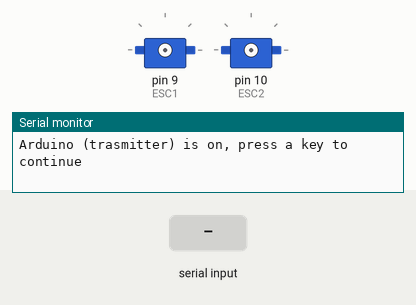
Bench run of a sketch on a simulated Arduino Uno, built with avr-gcc and run on an emulated ATmega328P. On the bench: 2 × servo, the last lines printed to the serial monitor. The test bench sets the inputs (shaded band).

Above: at 6.0 s.
6.1 s: "1" received over Serial
At 6.5 s:
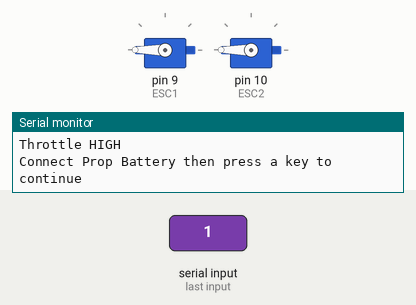
Timing chart, 0 to 9.1 s (numbered marks = the images above; inputs shaded):
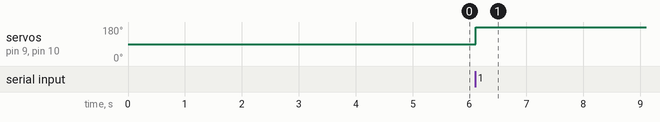

The sketch:

esc_cal.ino
```cpp
// This code is for two ESCs
#include <Servo.h>

Servo ESC1;
Servo ESC2;

void setup()
{
  delay(5000);

  Serial.begin(115200);

  Serial.println("\nArduino (trasmitter) is on, press a key to continue");
  while(!Serial.available());
  while(Serial.available()) Serial.read();

  Serial.println("Starting ESC Calibration");

  ESC1.attach(9, 1000, 2000);
  ESC2.attach(10, 1000, 2000);
  Serial.println("Throttle HIGH");
  ESC1.writeMicroseconds(2000);
  ESC2.writeMicroseconds(2000);

  Serial.println("\nConnect Prop Battery then press a key to continue");
  while(!Serial.available());
  while(Serial.available()) Serial.read();
  delay(4000);

  Serial.println("Throttle LOW");
  ESC1.writeMicroseconds(1000);
  ESC2.writeMicroseconds(1000);
  delay(4000);

  Serial.println("ESC Calibrated");
}

void loop()
{

}
```

Measured:
- after the input at 6.1 s, servo on pin 9 (ESC1), servo on pin 10 (ESC2): 90° → 180° at once
